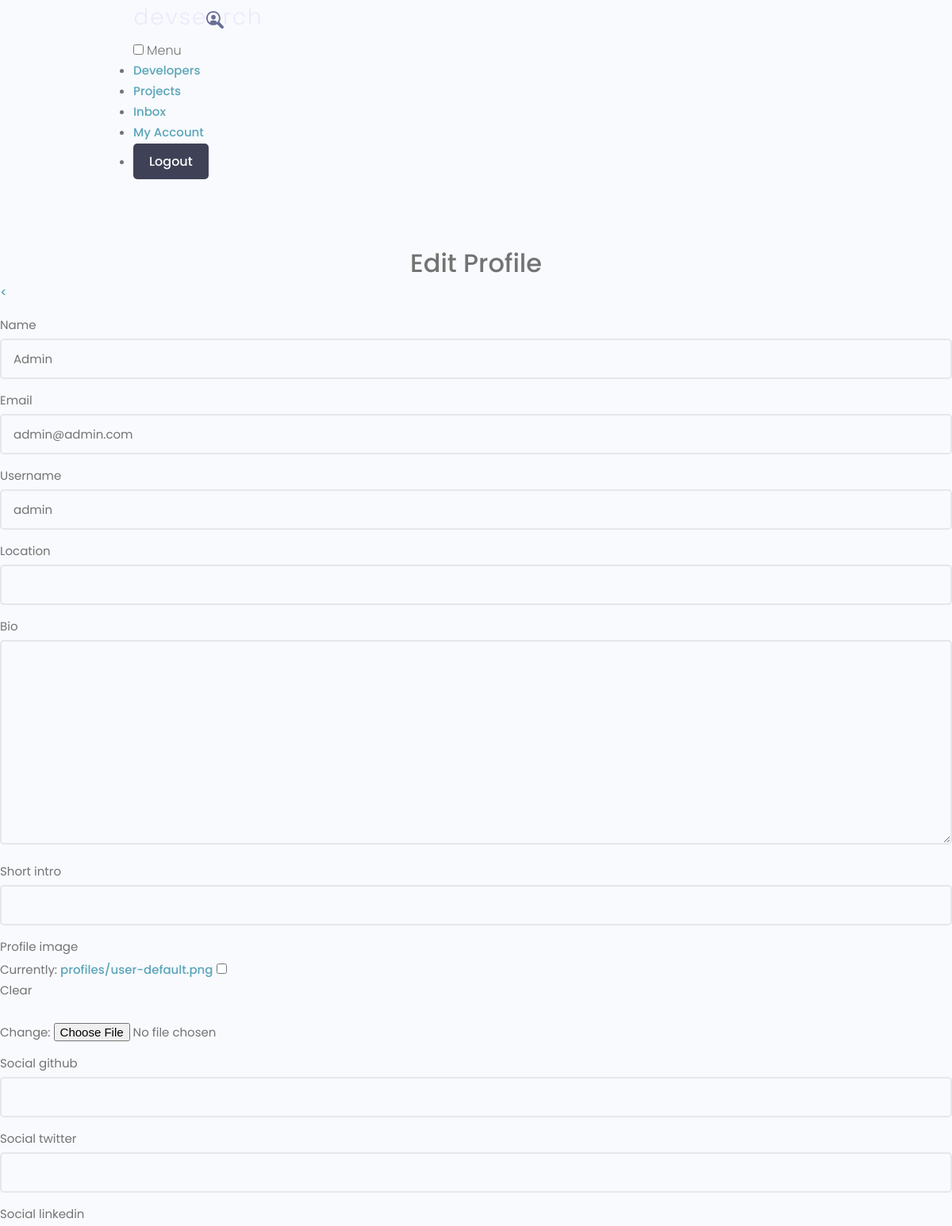
The app's page /profile/edit-account/ (signed in, upper part), older data.
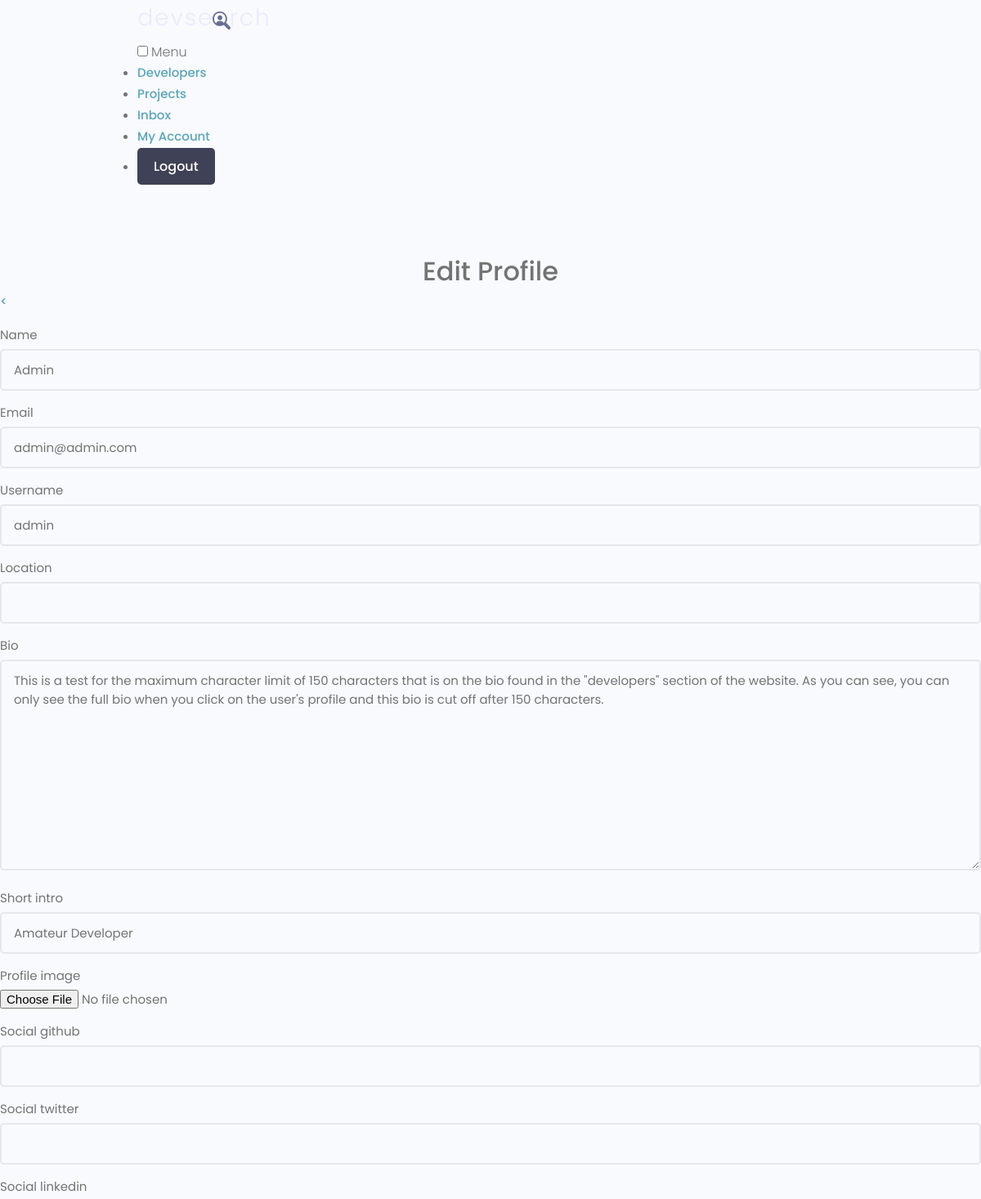
The same page, newer data.
### users/models.py (models this page shows, shortened)
class Profile(models.Model):
    user = models.OneToOneField(User, on_delete=models.CASCADE, null=True, blank=True)
    name = models.CharField(max_length=200, blank=False, null=False)
    email = models.EmailField(max_length=500, blank=False, null=False)
    username = models.CharField(max_length=200, blank=False, null=False)
    location = models.CharField(max_length=200, blank=True, null=True)
    short_intro = models.CharField(max_length=200, blank=True, null=True)
    bio = models.TextField(blank=True, null=True)
    profile_image = models.ImageField(null=True, blank=True, upload_to='profiles/', default='profiles/user-default.png')
    social_github = models.CharField(max_length=200, blank=True, null=True)
    social_twitter = models.CharField(max_length=200, blank=True, null=True)
    social_linkedin = models.CharField(max_length=200, blank=True, null=True)
    social_youtube = models.CharField(max_length=200, blank=True, null=True)
    social_website = models.CharField(max_length=200, blank=True, null=True)
    created = models.DateTimeField(auto_now_add=True)
    id = models.UUIDField(default=uuid.uuid4, unique=True,
                          primary_key=True, editable=False)
    class Meta:
        ordering = ["-created"]

### users/views.py (the view)
# urls.py: path("edit-account/", views.editAccount, name="edit-account"),
@login_required(login_url="login")
def editAccount(request):
    profile = request.user.profile
    if request.method == "POST":
        form = ProfileForm(request.POST, request.FILES, instance=profile)
        if form.is_valid():
            print("Form registered valid.")
            form.save()
            return redirect("account")
    form = ProfileForm(instance=profile)
    context = {"form": form}
    return render(request, 'users/profile_form.html', context)

### users/forms.py
class ProfileForm(ModelForm):
    class Meta:
        model = Profile
        fields = ['name', 'email', 'username', 'location', 'bio', 'short_intro',
                  'profile_image', 'social_github', 'social_twitter',
                  'social_linkedin', 'social_youtube', 'social_website']
    def __init__(self, *args, **kwargs):
        super(ModelForm, self).__init__(*args, **kwargs)
        for name, field in self.fields.items():
            field.widget.attrs.update({'class': 'input'})

### users/templates/users/profile_form.html (shortened to what this page needs)
{% extends 'main.html' %}
{% block content %}
<main class="formPage my-xl">
  <div class="content-box">
      <div class="formWrapper">
        <div class="auth__header text-center">
          <h3>Edit Profile</h3>
        </div>
          <a class="backButton" href="{% url 'account' %}"><</a>
          <br>
          <form method="POST" action="{% url 'edit-account' %}" enctype="multipart/form-data">
              {% for field in form %}
              <div class="form__field">
                  <label for="formInput#text">{{ field.label }}</label>
                  {{ field }}
              </div>
              {% endfor %}
          </form>
      </div>
  </div>
</main>
{% endblock %}

Row changes from the older to the newer data that the page shows:
changed Profile "Admin": bio (not shown) → "This is a test for the maximum character limit of 150 characters that is on the bio found in the \"developers\" section of the website. As you can see, you can only see the full bio when you click on the user's profile and this bio is cut off after 150 characters."; short_intro (not shown) → "Amateur Developer"
Text that changed along with them:
list line gone: "Currently: profiles/user-default.png Clear Change: ☐"
